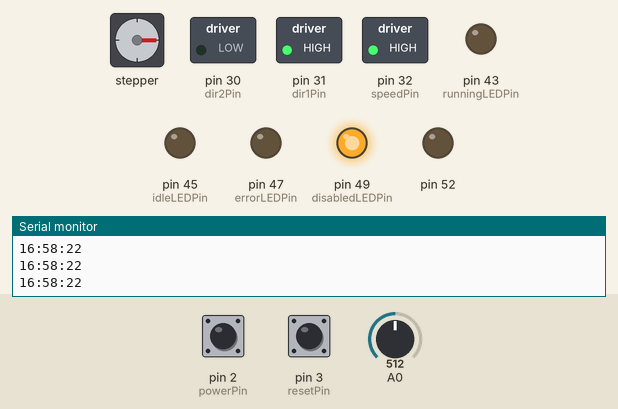
This sketch was run on a simulated Arduino Mega 2560, built with avr-gcc and run on an emulated ATmega2560. On the bench: stepper motor, switched loads named in the sketch (green lamp = pin HIGH), output pins drawn as LEDs (lit = HIGH), the last lines printed to the serial monitor. Inputs (shaded band) come from the test bench; at power-on: A0 = 512, pin 2 (powerPin) HIGH, pin 3 (resetPin) HIGH. Stepper angles assume 2046 steps per turn.

Above: at 2.3 s.
2.4 s: A0 set to 716
At 4.2 s:
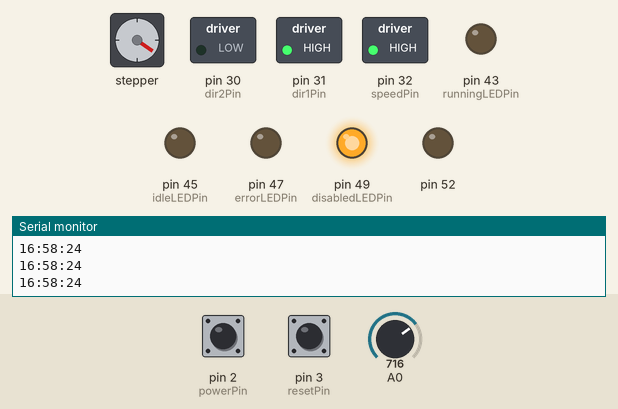
4.5 s: A0 set to 1023
At 6.1 s:
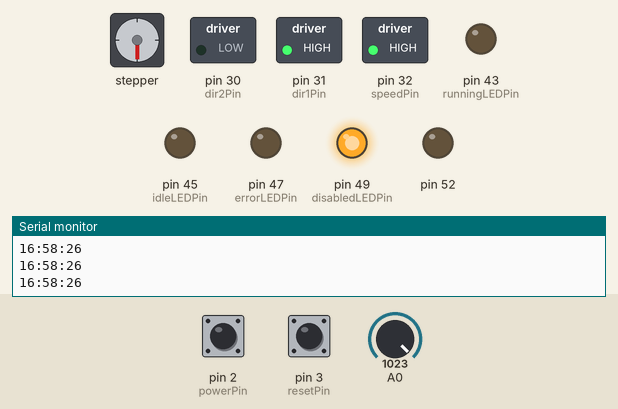
6.9 s: A0 set to 511
At 7.36 s:
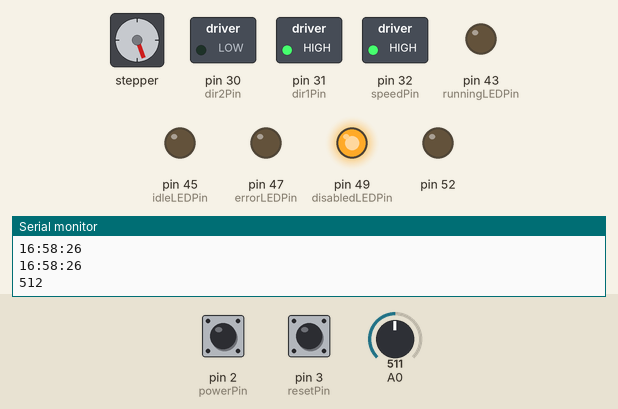
Timing chart, 0 to 9.9 s (numbered marks = the images above; inputs shaded):
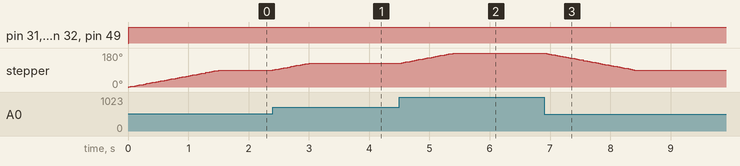

Measured:
- after the input at 2.4 s, stepper: turns 35° clockwise in 0.60 s, starting at once
- after the input at 4.5 s, stepper: turns 55° clockwise in 0.91 s, starting at once
- after the input at 6.9 s, stepper: turns 91° counter-clockwise in 1.5 s, starting at once
- by itself, stepper: turns 90° clockwise in 1.5 s

The sketch:

state_machine.ino
```cpp
#include <TimeLib.h>
#include <Stepper.h>
#include <LiquidCrystal.h>
#include <dht.h>


#define DHT1_PIN 22


#define RDA 0x80
#define TBE 0x20

#define UDRE0 5
#define RXC0 7

#define WATER_THRESHOLD 100
#define TEMP_THRESHOLD 24
#define LCD_INTERVAL 60000


// Define UART registers - serial monitor communication
volatile unsigned char *myUCSR0A = (unsigned char *)0x00C0;
volatile unsigned char *myUCSR0B = (unsigned char *)0x00C1;
volatile unsigned char *myUCSR0C = (unsigned char *)0x00C2;
volatile unsigned int  *myUBRR0  = (unsigned int *) 0x00C4;
volatile unsigned char *myUDR0   = (unsigned char *)0x00C6;

// ADC registers - used to convert water level sensor data, potentiometer for angle.
volatile unsigned char* my_ADMUX = (unsigned char*) 0x7C;
volatile unsigned char* my_ADCSRB = (unsigned char*) 0x7B;
volatile unsigned char* my_ADCSRA = (unsigned char*) 0x7A;
volatile unsigned int* my_ADC_DATA = (unsigned int*) 0x78;

// Define Port L Register Pointers - used to control the LEDs
volatile unsigned char* port_l = (unsigned char*) 0x10B;
volatile unsigned char* ddr_l  = (unsigned char*) 0x10A;
volatile unsigned char* pin_l  = (unsigned char*) 0x109;

// Define Port E Register Pointers - used to control the interrupt buttons
volatile unsigned char* port_e = (unsigned char*) 0x2E;
volatile unsigned char* ddr_e  = (unsigned char*) 0x2D;
volatile unsigned char* pin_e  = (unsigned char*) 0x2C;

// Define Port B Register Pointers - used to control water level.
volatile unsigned char* port_b = (unsigned char*) 0x25;
volatile unsigned char* ddr_b  = (unsigned char*) 0x24;
volatile unsigned char* pin_b  = (unsigned char*) 0x23;

//Define Port C Register Pointers - used to control fan
volatile unsigned char* port_c = (unsigned char*) 0x28;
volatile unsigned char* ddr_c  = (unsigned char*) 0x27;
volatile unsigned char* pin_c  = (unsigned char*) 0x26;

// Pin numbers for reference for fa
int speedPin=32;
int dir1Pin=31;
int dir2Pin=30;
int mSpeed=90;

// Pin numbers for port c for fan
int speedC = 5;
int dir1C = 6;
int dir2C = 7;

// Used to configure interrupts.
int resetPin = 3; // farthest from lights
int powerPin = 2; // near the lights
//Note: these vars are only for reference
int disabledLEDPin = 49; // Yellow
int errorLEDPin = 47; // Red
int idleLEDPin = 45; // Green
int runningLEDPin = 43; //Blue

int reset = 5; // farthest from lights
int power = 4; // near the lights
int disabledLED = 0; // Yellow
int errorLED = 2; // Red
int idleLED = 4; // Green
int runningLED = 6; //Blue


///////////////////
/*****************/
// State storage //
enum state {
  idleState,
  runningState,
  errorState,
  disabledState,
};

enum state currentState = disabledState;
/*****************/
///////////////////


//////////////////////
// Global Variables //
//////////////////////


// Stepper motor globs
const int stepsPerRevolution = 2046;
Stepper myStepper = Stepper(stepsPerRevolution, 8, 10, 9, 11);
int pot_value=0;

// temp globs
dht DHT;

// clock globs
unsigned int numbers[10]= {0,1,2,3,4,5,6,7,8,9};
unsigned char characters[10]= {'0','1','2','3','4','5','6','7','8','9'};

// lcd globs
unsigned long previousMillis = millis();
const int RS = 13, EN = 12, D4 = 7, D5 = 6, D6 = 5, D7 = 4;
LiquidCrystal lcd(RS, EN, D4, D5, D6, D7); // Creates a new lcd object


/////////////////////////////////
// ISRs for control interrupts //
/////////////////////////////////


// defines functionality for when the power button is pressed
void handlePower(){
  if (read_pe(power)){
    if(!disabledState) {
      setState(disabledState);
    }
    else {
      setState(idleState);
    }
  }
}

// defines functionality for when the reset button is pressed.
void handleReset(){
  if (read_pe(reset)){
    if (currentState == errorState) {
      setState(idleState);
    }
  }
}

////////////////////
// Main functions //
////////////////////


void setup() {
  //set PB7 to OUTPUT
  // Setup for controls, Port L = LEDs Port E = buttons
  set_PL_as_output(disabledLED);
  set_PL_as_output(errorLED);
  set_PL_as_output(idleLED);
  set_PL_as_output(runningLED);
  set_PE_as_pullup_input(reset);
  set_PE_as_pullup_input(power);
  attachInterrupt(digitalPinToInterrupt(resetPin), handleReset, CHANGE);
  attachInterrupt(digitalPinToInterrupt(powerPin), handlePower, CHANGE);

  // Motor Setup
  set_PC_as_output(speedC);
  set_PC_as_output(dir1C);
  set_PC_as_output(dir2C);

  // Serial Monitor Setup
  U0init(9600);

  // Real time clock setup
  setTime(16, 58, 20, 11, 12, 2023);

  // ADC setup
  adc_init();

  // Water Sensor Setup
  set_PB_as_output(1);
}

// MAIN LOOP
void loop() {
  print_time();
  if (currentState == disabledState){
    d_state();
  }
  else if (currentState == idleState){
    i_state();
  }
  else if (currentState == errorState){
    e_state();
  }
  else if (currentState == runningState){
    r_state();
  }

  delay_lcd(LCD_INTERVAL, currentState);
}

///////////////////////////////////////////////////////////////////////////////////////
// State functions, include everything that should be executed for a particular state//
///////////////////////////////////////////////////////////////////////////////////////

void setState(enum state newState){
  switch (currentState) {
    case disabledState:
      if (newState == idleState) {
        currentState = newState;
      }
      break;
    case errorState:
      if (newState == idleState || newState == disabledState){
        currentState = newState;
      }
      break;
    case runningState:
      currentState = newState;
      break;
    case idleState:
      currentState = newState;
      break;
  }
}

/******************/
// disabled state //
/******************/

void d_state(){
  // the fan should be off in the disabled state
  turn_off_fan();
  // set the leds to indicate disabled
  setLEDs(1,0,0,0);
  // Adjust vent
  stepper_motor();

  // yes should be able to adjust vent
}

/***************/
// error state //
/***************/

void e_state(){
  setLEDs(0,1,0,0);
  lcd.clear();
  lcd.setCursor(0,0);
  lcd.print("Error, the water level is too low");
  // No stepper allowed
  // can only change state when reset is pressed (handled by interrupt)
}

/*****************/
// running state //
/*****************/

void r_state(){
  turn_on_fan();
  // set the LEDs to show running
  setLEDs(0,0,0,1);
  // test if the water is too low
  if (waterTooLow()){
    setState(errorState);
  }
  // make sure the temp is right
  if (DHT.temperature < TEMP_THRESHOLD){
    setState(idleState);
  }
  // run the angled stepper
  stepper_motor();
}

/**************/
// idle state //
/**************/

void i_state(){
  // Turning on the fan
  turn_off_fan();
  // Check for water level
  if (waterTooLow()){
    setState(errorState);
  }
  // make sure the temp is right
  if (DHT.temperature > TEMP_THRESHOLD){
    setState(runningState);
  }
  // run the angled stepper
  stepper_motor();
}

void stepper_motor(){
  int val = adc_read(0);
  if(val!=pot_value){
    if(val>pot_value){
      int temp = val -pot_value;
      Serial.println(temp);
      myStepper.setSpeed(10);
      myStepper.step(temp);
      pot_value = val;
    }
    else{
      int temp = pot_value - val;
      Serial.println(temp);
      myStepper.setSpeed(10);
      myStepper.step(-temp);
      pot_value = val;
    }
  }
}


///////////////////////////////////////////////////////////////////
// Helper funcs for ADC - used for potentiometer and water level //
///////////////////////////////////////////////////////////////////

void adc_init(){
  // setup the A register
  *my_ADCSRA |= 0b10000000; // set bit   7 to 1 to enable the ADC
  *my_ADCSRA &= 0b11011111; // clear bit 6 to 0 to disable the ADC trigger mode
  *my_ADCSRA &= 0b11110111; // clear bit 5 to 0 to disable the ADC interrupt
  *my_ADCSRA &= 0b11111000; // clear bit 0-2 to 0 to set prescaler selection to slow reading
  // setup the B register
  *my_ADCSRB &= 0b11110111; // clear bit 3 to 0 to reset the channel and gain bits
  *my_ADCSRB &= 0b11111000; // clear bit 2-0 to 0 to set free running mode
  // setup the MUX Register
  *my_ADMUX  &= 0b01111111; // clear bit 7 to 0 for AVCC analog reference
  *my_ADMUX  |= 0b01000000; // set bit   6 to 1 for AVCC analog reference
  *my_ADMUX  &= 0b11011111; // clear bit 5 to 0 for right adjust result
  *my_ADMUX  &= 0b11100000; // clear bit 4-0 to 0 to reset the channel and gain bits
}

unsigned int adc_read(unsigned char adc_channel_num){
  *my_ADMUX  &= 0b11100000; // clear the channel selection bits (MUX 4:0)
  *my_ADCSRB &= 0b11110111;   // clear the channel selection bits (MUX 5)

  // set the channel number
  if(adc_channel_num > 7){
    adc_channel_num -= 8;     // set the channel selection bits, but remove the most significant bit (bit 3)
    *my_ADCSRB |= 0b00001000;     // set MUX bit 5

  }
  *my_ADMUX  += adc_channel_num;   // set the channel selection bits
  *my_ADCSRA |= 0x40;   // set bit 6 of ADCSRA to 1 to start a conversion
  while((*my_ADCSRA & 0x40) != 0);   // wait for the conversion to complete
  return *my_ADC_DATA;   // return the result in the ADC data register
}

///////////////////////////
// Time Helper Functions //
///////////////////////////

void print_time(){
  print_to_monitor(hour());
  U0putchar(':');
  print_to_monitor(minute());
  U0putchar(':');
  print_to_monitor(second());
  U0putchar('\n');
}


void print_to_monitor(int time){
  int first = time/10;
  int second = time%10;
  unsigned char char1 = intToChar(first);
  unsigned char char2 = intToChar(second);
  U0putchar(char1);
  U0putchar(char2);
}

char intToChar(int num){
  for(int i=0; i < 10; i++)
      {
        // if it's the num we received...
        if(num == numbers[i]){
          return characters[i];
        }
      }
}

/////////////////////////////////////////
// Helper funcs for UART Communication //
/////////////////////////////////////////

void U0init(unsigned long U0baud){ // Serial.Begin
 unsigned long FCPU = 16000000;
 unsigned int tbaud;
 tbaud = (FCPU / 16 / U0baud - 1);
 // Same as (FCPU / (16 * U0baud)) - 1;
 *myUCSR0A = 0x20;
 *myUCSR0B = 0x18;
 *myUCSR0C = 0x06;
 *myUBRR0  = tbaud;
}

unsigned char U0kbhit() { // Serial.Available
  return *myUCSR0A & RDA;
}
unsigned char U0getchar(){ // Serial.Read
  return *myUDR0;
}
void U0putchar(unsigned char U0pdata) { // Serial.Write
  while (!(*myUCSR0A & TBE));
  *myUDR0=U0pdata;
}

///////////////////////////////////////
// Helper functions for control bits //
///////////////////////////////////////
void setLEDs(int disabled, int error, int idle, int running){
  write_pl(disabledLED,disabled);
  write_pl(errorLEDPin,error);
  write_pl(idleLEDPin,idle);
  write_pl(runningLEDPin,running);
}

void set_PL_as_output(unsigned char pin_num)
{
    *ddr_l |= 0x01 << pin_num;
}
void set_PE_as_pullup_input(unsigned char pin_num)
{
    *ddr_e &= ~(0x01 << pin_num);
    *port_e |= 0x01 << pin_num;
}

bool read_pe(unsigned char pin_num){
  return *pin_e & 0x01 << pin_num;
}

void write_pl(unsigned char pin_num, unsigned char state1)
{
  if(state1 == 0)
  {
    *port_l &= ~(0x01 << pin_num);
  }
  else
  {
    *port_l |= 0x01 << pin_num;
  }
}

////////////////////////////////////////////////////
// Helper functions for water level sensor //
////////////////////////////////////////////////////

void set_PB_as_output(unsigned char pin_num)
{
    *ddr_b |= 0x01 << pin_num;
}

void write_pb(unsigned char pin_num, unsigned char state)
{
  if(state == 0)
  {
    *port_b &= ~(0x01 << pin_num);
  }
  else
  {
    *port_b |= 0x01 << pin_num;
  }
}

bool waterTooLow(){
  if (adc_read(1) < WATER_THRESHOLD) {
    return true;
  }
  return false;
}

//////////////////////////
// Helper function for fan
//////////////////////////

void turn_on_fan(){
  write_pc(5,1);
  write_pc(6,1);
  write_pc(7,0);
}
void turn_off_fan(){
  write_pc(5,1);
  write_pc(6,1);
  write_pc(7,0);
}

void set_PC_as_output(unsigned char pin_num)
{
    *ddr_c |= 0x01 << pin_num;
}

void write_pc(unsigned char pin_num, unsigned char state)
{
  if(state == 0)
  {
    *port_c &= ~(0x01 << pin_num);
  }
  else
  {
    *port_c |= 0x01 << pin_num;
  }
}

//////////////////////////////////
// Helper funcs for tempurature //
//////////////////////////////////


void displayTempHumidLCD(float temp, float humidity){
  lcd.setCursor(0,0);
  lcd.print("Temp: ");
  lcd.print(temp);
  lcd.setCursor(0,1);
  lcd.print("Humidity: ");
  lcd.print(humidity);
}


void delay_lcd(int interval, char state){
  unsigned long currentMillis = millis();
  if (state != errorState){
    if (currentMillis - previousMillis >= interval) {
      int chk = DHT.read11(DHT1_PIN);
      previousMillis = currentMillis; // previousMillis = last time LCD was updated.
      displayTempHumidLCD(DHT.temperature, DHT.humidity);
    }
  }
}
```
